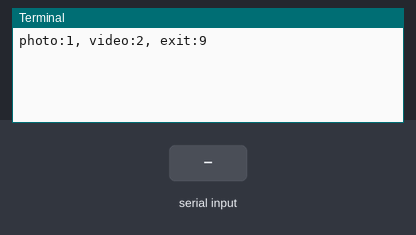
Simulated run of this program. Board: Raspberry Pi (BCM pin numbers). On the bench: the last lines printed to the terminal. Inputs (shaded band) come from the test bench. The clock reads 2024-03-15 10:24:30 at power-on unless the program sets it; the camera gives no picture and a still takes 0.5 s.

Above: at 1.2 s.
1.3 s: "1" typed at the terminal, then Enter
At 2.5 s:
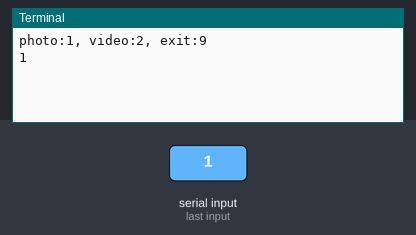
2.8 s: "2" typed at the terminal, then Enter
At 4.5 s:
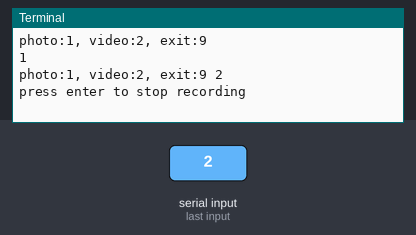

Measured:
- after the input at 1.3 s, the terminal: prints a new line at once (image 1)
- after the input at 2.8 s, the terminal: prints a new line after 1.0 s (image 2)

The program:

pycamera_task.py
```python
import picamera
import time

path = '/home/pi/src3/06_Multimedia'

camera = picamera.PiCamera()

try:
    while True:
        now_str = time.strftime("%Y%m%d_%H%M%S")
        camera.resolution = (640,480)
        user_input = int(input('photo:1, video:2, exit:9 '))
        if user_input == 1:
            camera.start_preview()
            time.sleep(2)
            camera.capture('%s/photo_%s.jpg' % (path , now_str))
            camera.stop_preview()
        elif user_input == 2:
            camera.start_recording('%s/video_%s.h264' % (path , now_str))
            input('press enter to stop recording')
            camera.stop_recording()
        elif user_input == 9:
            break
finally:
    camera.stop_preview()
```
